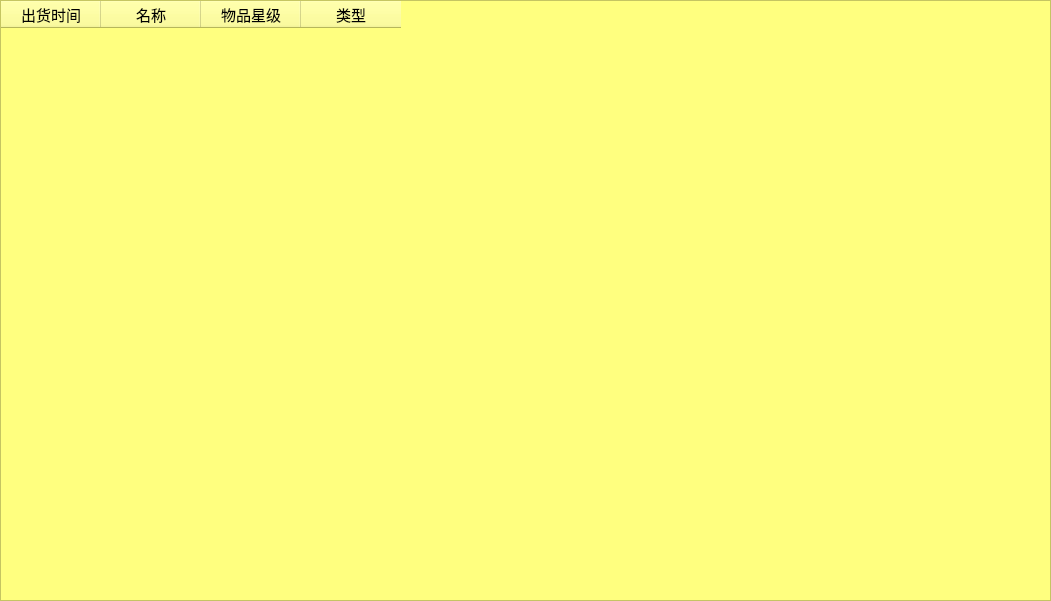
<?xml version="1.0" encoding="UTF-8"?>
<ui version="4.0">
 <class>history</class>
 <widget class="QDialog" name="history">
  <property name="geometry">
   <rect>
    <x>0</x>
    <y>0</y>
    <width>1051</width>
    <height>601</height>
   </rect>
  </property>
  <property name="windowTitle">
   <string>历史记录</string>
  </property>
  <property name="windowIcon">
   <iconset resource="picture.qrc">
    <normaloff>:/image/theme.png</normaloff>:/image/theme.png</iconset>
  </property>
  <widget class="QTableWidget" name="tableWidget">
   <property name="geometry">
    <rect>
     <x>0</x>
     <y>0</y>
     <width>1051</width>
     <height>601</height>
    </rect>
   </property>
   <property name="font">
    <font>
     <pointsize>11</pointsize>
    </font>
   </property>
   <property name="styleSheet">
    <string notr="true">background-color: rgb(255, 255, 127);</string>
   </property>
   <property name="editTriggers">
    <set>QAbstractItemView::NoEditTriggers</set>
   </property>
   <property name="selectionMode">
    <enum>QAbstractItemView::NoSelection</enum>
   </property>
   <property name="selectionBehavior">
    <enum>QAbstractItemView::SelectRows</enum>
   </property>
   <attribute name="verticalHeaderVisible">
    <bool>false</bool>
   </attribute>
   <column>
    <property name="text">
     <string>出货时间</string>
    </property>
   </column>
   <column>
    <property name="text">
     <string>名称</string>
    </property>
   </column>
   <column>
    <property name="text">
     <string>物品星级</string>
    </property>
   </column>
   <column>
    <property name="text">
     <string>类型</string>
    </property>
   </column>
  </widget>
 </widget>
 <resources>
  <include location="picture.qrc"/>
 </resources>
 <connections/>
</ui>
